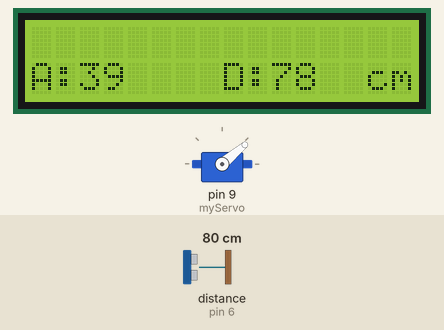
Bench run of a sketch on a simulated Arduino Uno, built with avr-gcc and run on an emulated ATmega328P. Parts: 16×2 character LCD, servo. Wiring (inferred from the names in the program): ultrasonic range finder: trigger pin 7; echo pin 6. The test bench sets the inputs (shaded band); at power-on: distance to the obstacle (sensor on pin 6) 80 cm. The echo pulse lasts 58.3 µs per cm; what the sketch prints to the serial monitor is not drawn.

Above: at 3.28 s.
3.3 s: distance to the obstacle (sensor on pin 6) set to 2 cm
At 3.47 s:
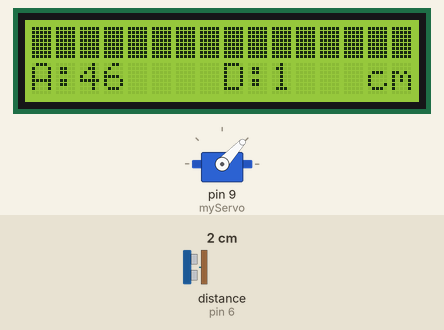
4.8 s: distance to the obstacle (sensor on pin 6) set to 18 cm
At 4.95 s:
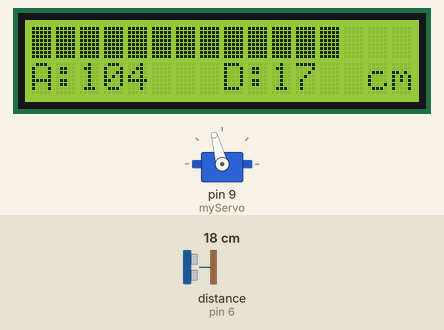
6.3 s: distance to the obstacle (sensor on pin 6) set to 35 cm
At 6.45 s:
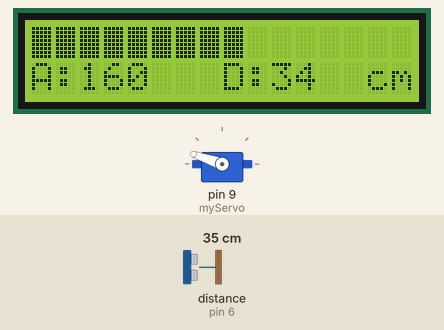
7.9 s: distance to the obstacle (sensor on pin 6) set to 60 cm
At 8.06 s:
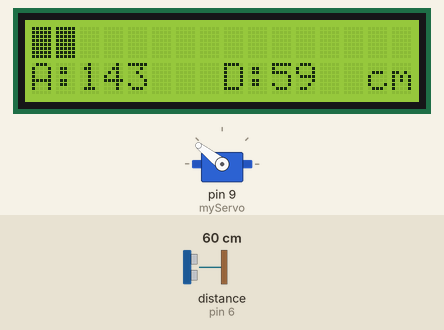
9.5 s: distance to the obstacle (sensor on pin 6) set to 13 cm
At 9.65 s:
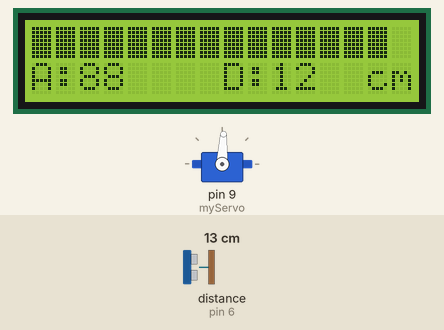
11.1 s: distance to the obstacle (sensor on pin 6) set to 19 cm
At 11.25 s:
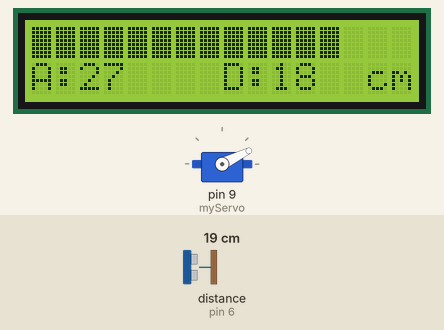
12.7 s: distance to the obstacle (sensor on pin 6) set to 22 cm
Timing chart, 0 to 15.3 s (numbered marks = the images above; inputs shaded):
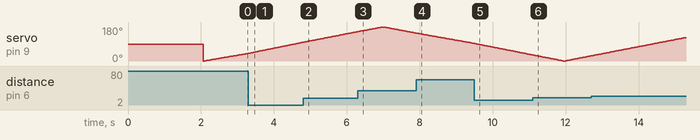

The sketch:

radar.ino
```cpp
#include <Servo.h>
#include <LiquidCrystal.h>

LiquidCrystal lcd(12, 11, 5, 4, 3, 2); //initialize the LiquidCrystal library with the numbers of the interface pins
Servo myServo; //servo object

//pins for the ultrasonic sensor
const int echoPin = 6;
const int triggerPin = 7;

//global variables for the sensor reading
long duration;
int distance;

// Define radar parameters
const int MIN_DIST = 5; //closer than this is max strength
const int MAX_DIST = 60; //further is out of range

//custom char for the bar segment
byte barSegment[8] = {
  B11111,
  B11111,
  B11111,
  B11111,
  B11111,
  B11111,
  B11111,
  B11111
};

void setup() {
  Serial.begin(9600); //start serial communication at baud rate of 9600
  lcd.begin(16, 2); //setup the lcd number of col and rows
  lcd.createChar(0, barSegment); //create the custom characters for the strength bar
  myServo.attach(9); //attach servo on pin 9
  pinMode(triggerPin, OUTPUT); //ultrasonic sensor trig pin 7
  pinMode(echoPin, INPUT);

  //to print startup message
  lcd.print("Radar System");
  lcd.setCursor(0,1);
  lcd.print("Initializing...");
  delay(2000);
  lcd.clear();
}

void loop() {
  //sweep servo from 0 to 180 degrees
  for (int i = 0; i <= 180; i += 1) {
    myServo.write(i);
    distance = measureDistance();
    updateLcdDisplay(i, distance); //send angle and distance to lcd function
    sendData(i, distance); //send the data to the serial port
    delay(20);
  }

  //sweep servo from 180 to 0 degrees
  for (int i = 180; i >= 0; i -= 1) {
    myServo.write(i);
    distance = measureDistance();
    updateLcdDisplay(i, distance);
    sendData(i, distance);
    delay(20);
  }
}

//function to perform a distance measurement and return the value.
int measureDistance() {
  digitalWrite(triggerPin, LOW);
  delayMicroseconds(2);
  digitalWrite(triggerPin, HIGH);
  delayMicroseconds(10);
  digitalWrite(triggerPin, LOW);
  duration = pulseIn(echoPin, HIGH);
  return duration * 0.034 / 2;
}

//function updates the lcd display
void updateLcdDisplay(int angle, int dist) {
  int segments = 0;
  if (dist > 0 && dist < MAX_DIST) {
    segments = map(dist, MIN_DIST, MAX_DIST, 16, 1);
  }

  lcd.setCursor(0, 0);
  for (int i = 0; i < 16; i++) {
    if (i < segments) {
      lcd.write(byte(0)); //print a bar segment
    } else {
      lcd.print(" "); //print a space to clear the rest of the bar
    }
  }

  lcd.setCursor(0, 1);
  char displayString[17]; //character array to hold the formatted text
    sprintf(displayString, "A:%-3d   D:%-4dcm", angle, dist);

  lcd.print(displayString);
}


//function to send data over serial for radar software
void sendData(int angle, int dist) {
  //send angle and distance over serial
  Serial.print(angle);
  Serial.print(",");
  Serial.println(dist);
}
```

Measured:
- after the input at 3.3 s, the display: first differs from a run without the input at once (image 1 shows a later state)
- after the input at 4.8 s, the display: first differs from a run without the input at once (image 2 shows a later state)
- after the input at 6.3 s, the display: first differs from a run without the input at once (image 3 shows a later state)
- after the input at 7.9 s, the display: first differs from a run without the input at once (image 4 shows a later state)
- after the input at 9.5 s, the display: first differs from a run without the input at once (image 5 shows a later state)
- after the input at 11.1 s, the display: first differs from a run without the input at once (image 6 shows a later state)
